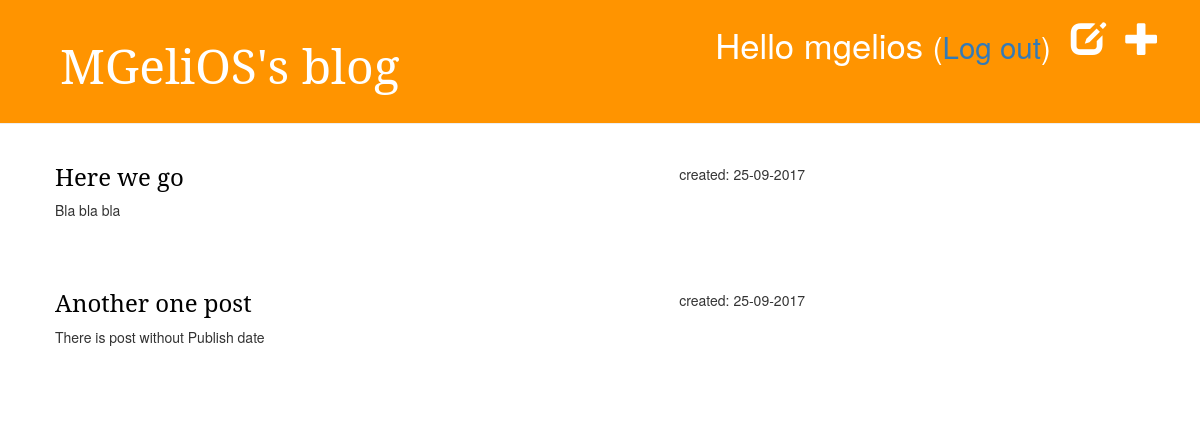
Before: /post/drafts/ (signed in) with the older database file.
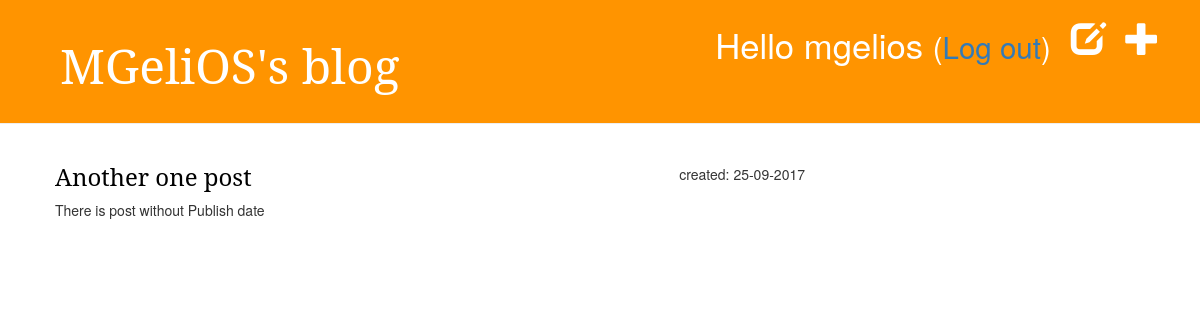
After: the same page with the newer database file.
### blog/models.py (models this page shows, shortened)
class Post(models.Model):
    author = models.ForeignKey('auth.User')
    title = models.CharField(max_length=200)
    text = models.TextField()
    created_date = models.DateTimeField(default=timezone.now)
    published_date = models.DateTimeField(blank=True, null=True)

### blog/views.py (the view)
# urls.py: url(r'^post/drafts/$', views.post_draft_list, name='post_draft_list'),
@login_required
def post_draft_list(request):
    posts = Post.objects.filter(published_date__isnull=True).order_by('-created_date')
    return render(request, 'blog/post_draft_list.html', {'posts': posts})

### blog/templates/blog/post_draft_list.html
{% extends 'blog/base.html' %}
{% block content %}
    {% for post in posts %}
        <div class="post">
            <p class="date">created: {{ post.created_date|date:'d-m-Y' }}</p>
            <h3><a href="{% url 'post_detail' pk=post.pk %}">{{post.title}}</a></h1>
            <p>{{ post.text|truncatechars:200 }}</p>
        </div>
    {%endfor%}
{% endblock %}

Changed rows visible on the page:
removed Post: created_date "25-09-2017", title "Here we go", text "Bla bla bla"
